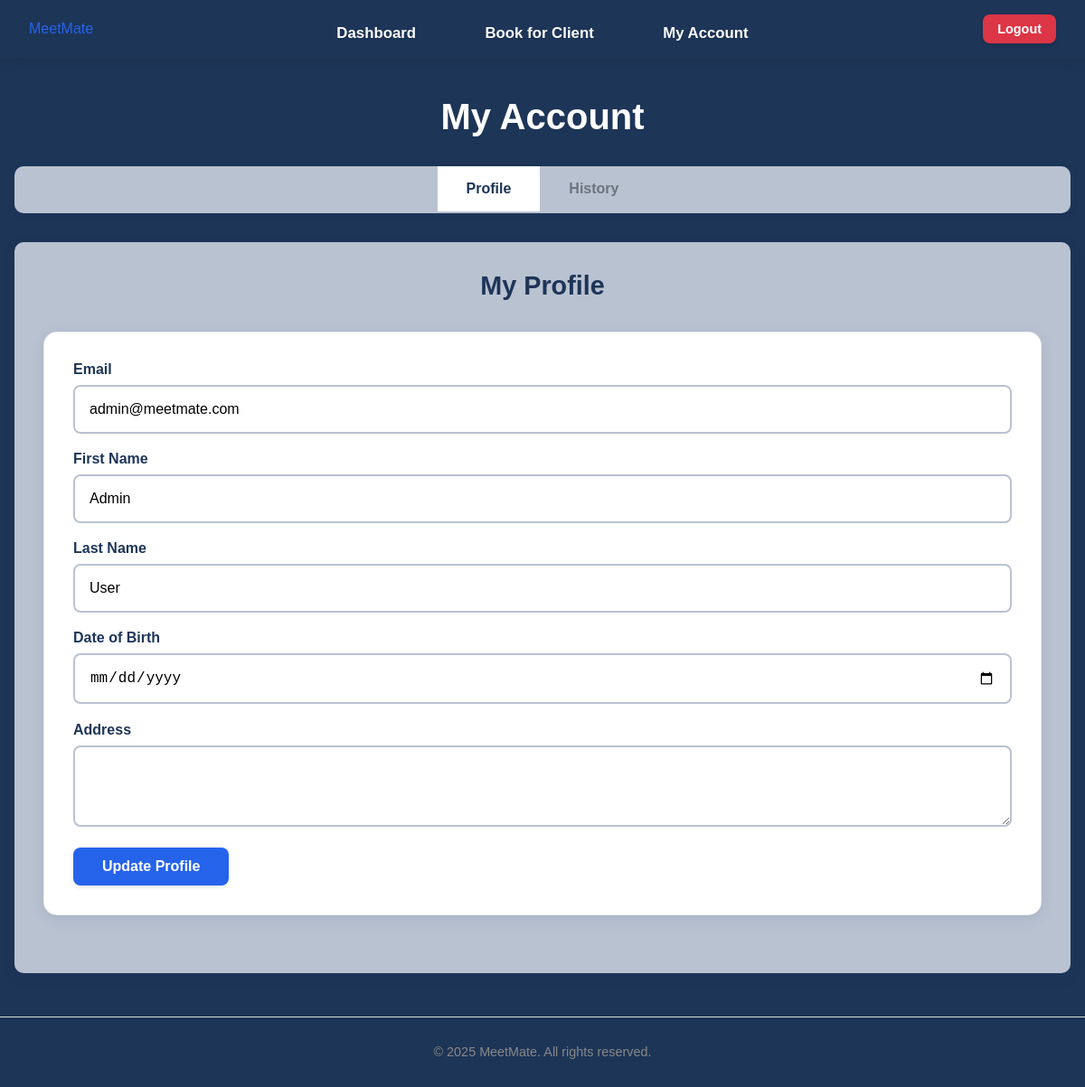
Before: /my_account (signed in) with the older database file.
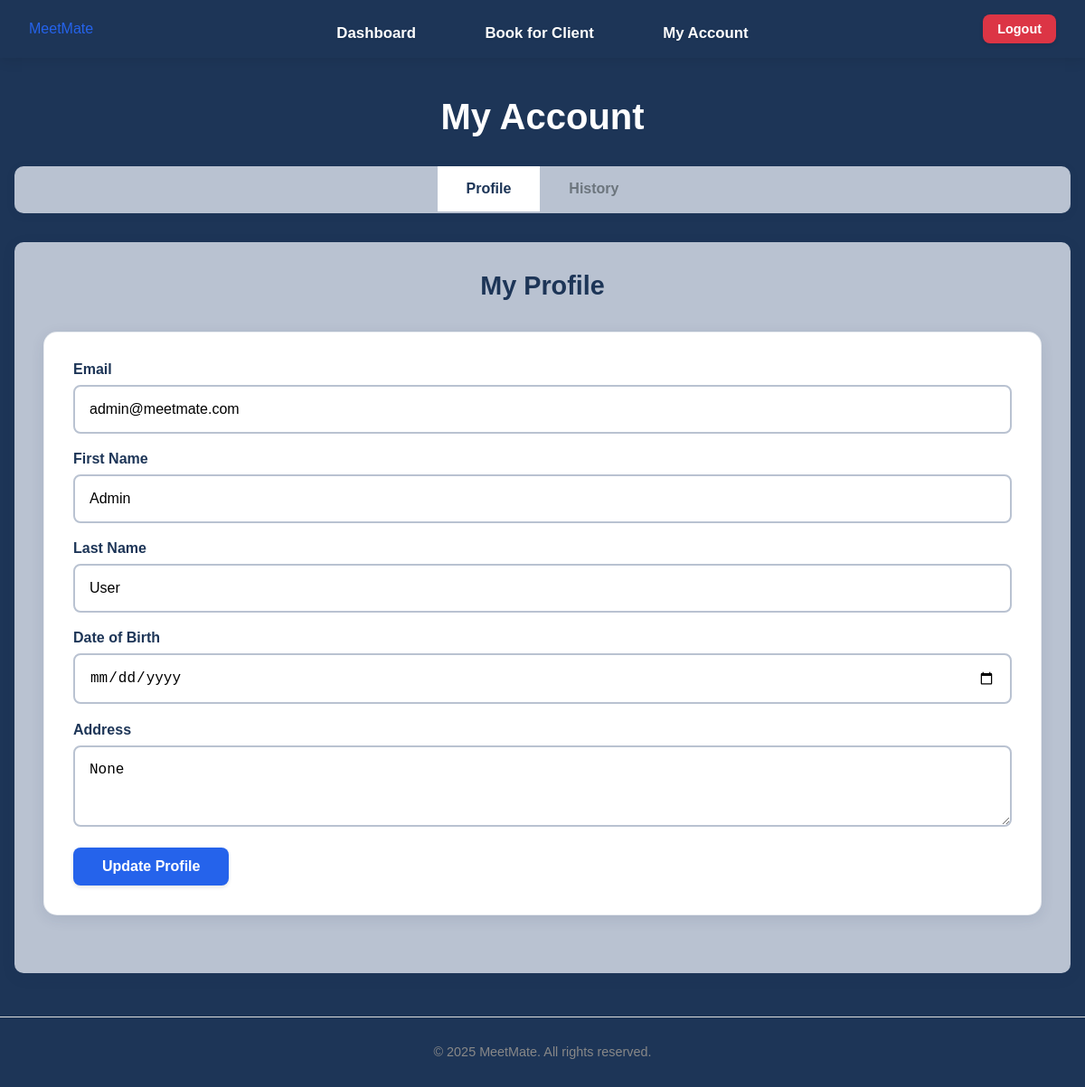
After: the same page with the newer database file.
### tables this page shows
CREATE TABLE users (
                id INTEGER PRIMARY KEY AUTOINCREMENT,
                username TEXT NOT NULL UNIQUE,
                email TEXT NOT NULL UNIQUE,
                password TEXT NOT NULL,
                firstname TEXT,
                lastname TEXT,
                dob TEXT,
                address TEXT,
                role TEXT DEFAULT 'user'
            );

### app.py (the view, shortened to what this page needs)
@app.route('/my_account', methods=['GET', 'POST'])
@login_required
def my_account():
    connection = get_database_connection()
    cursor = connection.cursor()
    user_id = session['user_id']
    user = get_user_by_id(user_id)
    if not user:
        flash('User not found', 'error')
        return redirect(url_for('logout'))
    now = datetime.now()
    current_date = now.date()
    current_time = now.time()
    from datetime import date, timedelta
    today = date.today()
    today_str = today.strftime('%Y-%m-%d')
    today_date = today.strftime('%B %d, %Y')
    tomorrow = today + timedelta(days=1)
    next_week = today + timedelta(days=7)
    tomorrow_str = tomorrow.strftime('%Y-%m-%d')
    next_week_str = next_week.strftime('%Y-%m-%d')
    cursor.execute('''
        SELECT
            b.id,
            b.date,
            b.time_start,
            b.time_end,
            b.notes,
            r.name as room_name,
            r.location as room_location
        FROM bookings b
        JOIN rooms r ON b.room_id = r.id
        WHERE b.user_id = ? AND b.date = ?
        ORDER BY b.time_start
    ''', (user_id, today_str))
    user_today_bookings = []
    for row in cursor.fetchall():
        booking = dict(row)
        booking_date = date.fromisoformat(booking['date'])
        booking_start_time = time.fromisoformat(booking['time_start'] + ':00' if len(booking['time_start']) == 5 else booking['time_start'])
        if booking_date == current_date:
            booking['can_cancel'] = current_time < booking_start_time
            booking['status'] = 'Complete' if current_time >= booking_start_time else None
        else:
            booking['can_cancel'] = True
            booking['status'] = None
        user_today_bookings.append(booking)
    cursor.execute('''
        SELECT
            b.id,
            b.date,
            b.time_start,
            b.time_end,
            b.notes,
            r.name as room_name,
            r.location as room_location
        FROM bookings b
        JOIN rooms r ON b.room_id = r.id
        WHERE b.user_id = ? AND b.date >= ? AND b.date <= ?
        ORDER BY b.date, b.time_start
        LIMIT 10
    ''', (user_id, tomorrow_str, next_week_str))
    user_upcoming_bookings = []
    for row in cursor.fetchall():
        booking = dict(row)
        booking_date = date.fromisoformat(booking['date'])
        booking['formatted_date'] = booking_date.strftime('%a, %b %d')
        booking['can_cancel'] = True
        booking['status'] = None
        user_upcoming_bookings.append(booking)
    user_bookings = get_user_bookings(user_id)
    connection.close()
    return render_template('my_account.html',
                         user=user,
                         today_date=today_date,
                         user_today_bookings=user_today_bookings,
                         user_upcoming_bookings=user_upcoming_bookings,
                         bookings=user_bookings)

### app.py (called while the page is built)
def get_database_path():
    app_directory = app.root_path
    instance_directory = os.path.join(app_directory, 'instance')
    os.makedirs(instance_directory, exist_ok=True)
    database_path = os.path.join(instance_directory, 'meetmate.db')
    return database_path

def get_database_connection():
    db_path = get_database_path()
    connection = sqlite3.connect(db_path)
    connection.row_factory = sqlite3.Row
    return connection

def get_user_by_id(user_id):
    connection = get_database_connection()
    cursor = connection.cursor()
    cursor.execute("SELECT * FROM users WHERE id = ?", (user_id,))
    user = cursor.fetchone()
    connection.close()
    if user:
        return dict(user)
    return None

### templates/my_account.html (shortened to what this page needs)
{% extends "base.html" %}
{% block content %}
<div class="admin-dashboard">
    <h1>My Account</h1>
      <div class="admin-tabs">
        <button class="tab-btn active" data-tab="profile-tab">Profile</button>
        <button class="tab-btn" data-tab="history-tab">History</button>
    </div>      <div class="tab-content">
        <div id="profile-tab" class="tab-pane active">
            <div class="section-header">
                <h2>My Profile</h2>
            </div>            <div class="profile-form">
                <form method="POST" action="{{ url_for('my_account') }}" class="form">
                    <div class="form-group">
                        <label for="email">Email</label>
                        <input type="email" id="email" name="email" value="{{ user.email }}" required>
                    </div>
                    <div class="form-group">
                        <label for="firstname">First Name</label>
                        <input type="text" id="firstname" name="firstname" value="{{ user.firstname or '' }}">
                    </div>
                    <div class="form-group">
                        <label for="lastname">Last Name</label>
                        <input type="text" id="lastname" name="lastname" value="{{ user.lastname or '' }}">
                    </div>
                    <div class="form-group">
                        <label for="dob">Date of Birth</label>
                        <input type="date" id="dob" name="dob" value="{{ user.dob or '' }}">
                    </div>
                    <div class="form-group">
                        <label for="address">Address</label>
                        <textarea id="address" name="address" rows="3">{{ user.address or '' }}</textarea>
                    </div>
                    <div class="form-actions">
                        <button type="submit" class="btn btn-primary">Update Profile</button>
                    </div>
                </form>
            </div>
        </div>
    </div>
</div>
{% endblock %}

Changed rows visible on the page:
changed users "admin@meetmate.com": address (not shown) → "None"
